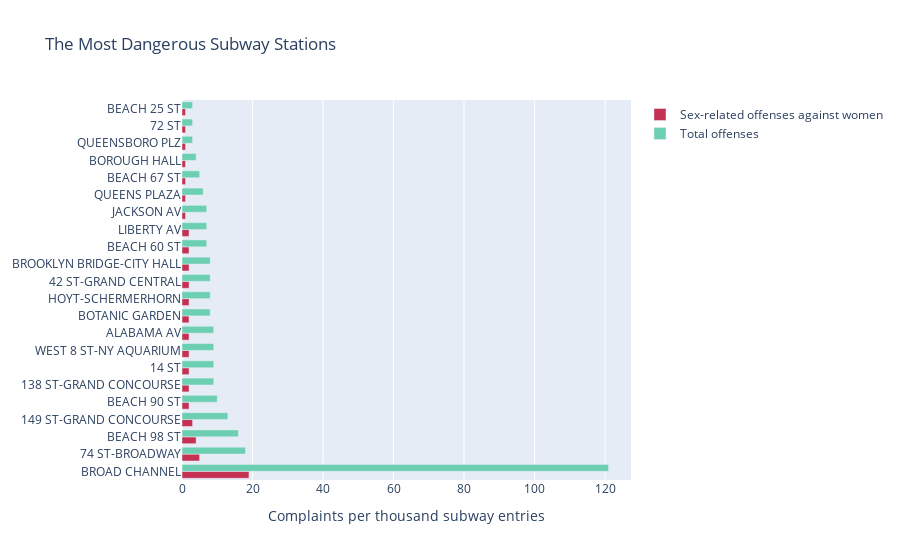

Notebook source saved alongside this figure:
### Code cell
dangerous_data = (f_sorted_df.percentage > .013)
y = round(f_sorted_df[dangerous_data]['percentage']*100)
x = list(f_sorted_df[dangerous_data]['station'])
y_2 = round(sorted_df[sorted_df.station.isin(x)]['percentage']*100)

fig = go.Figure(data=[
    go.Bar(name='Sex-related offenses against women', x=y, y=x, orientation='h',marker_color="#c43152"),
    go.Bar(name='Total offenses', x=y_2, y=x, orientation='h',marker_color="#6ccfb2")
],layout=go.Layout(title=go.layout.Title(text="The Most Dangerous Subway Stations"),xaxis = dict(
      title="Complaints per thousand subway entries")))
                
fig.update_layout(barmode='group')
fig.show()

### Figure 1 — Plotly figure (JSON) as saved in the notebook; plotly's stock layout.template omitted (floating-point values rounded to 4 significant figures)
{"data": [{"marker": {"color": "#c43152"}, "name": "Sex-related offenses against women", "orientation": "h", "type": "bar", "x": [19, 5, 4, 3, 2, 2, 2, 2, 2, 2, 2, 2, 2, 2, 2, 1, 1, 1, 1, 1, 1, 1], "y": ["BROAD CHANNEL", "74 ST-BROADWAY", "BEACH 98 ST", "149 ST-GRAND CONCOURSE", "BEACH 90 ST", "138 ST-GRAND CONCOURSE", "14 ST", "WEST 8 ST-NY AQUARIUM", "ALABAMA AV", "BOTANIC GARDEN", "HOYT-SCHERMERHORN", "42 ST-GRAND CENTRAL", "BROOKLYN BRIDGE-CITY HALL", "BEACH 60 ST", "LIBERTY AV", "JACKSON AV", "QUEENS PLAZA", "BEACH 67 ST", "BOROUGH HALL", "QUEENSBORO PLZ", "72 ST", "BEACH 25 ST"]}, {"marker": {"color": "#6ccfb2"}, "name": "Total offenses", "orientation": "h", "type": "bar", "x": [121, 18, 16, 13, 10, 9, 9, 9, 9, 8, 8, 8, 8, 7, 7, 7, 6, 5, 4, 3, 3, 3], "y": ["BROAD CHANNEL", "74 ST-BROADWAY", "BEACH 98 ST", "149 ST-GRAND CONCOURSE", "BEACH 90 ST", "138 ST-GRAND CONCOURSE", "14 ST", "WEST 8 ST-NY AQUARIUM", "ALABAMA AV", "BOTANIC GARDEN", "HOYT-SCHERMERHORN", "42 ST-GRAND CENTRAL", "BROOKLYN BRIDGE-CITY HALL", "BEACH 60 ST", "LIBERTY AV", "JACKSON AV", "QUEENS PLAZA", "BEACH 67 ST", "BOROUGH HALL", "QUEENSBORO PLZ", "72 ST", "BEACH 25 ST"]}], "layout": {"barmode": "group", "title": {"text": "The Most Dangerous Subway Stations"}, "xaxis": {"title": {"text": "Complaints per thousand subway entries"}}}}
